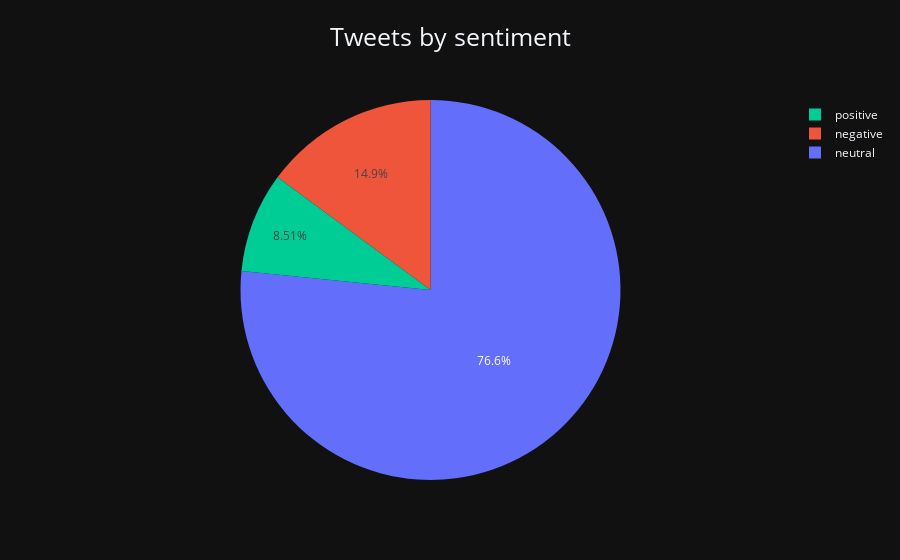

The notebook cell this image was saved under:
### Code cell
sent_pie(twt_df, 'count', 'tweet_finBERT', "Tweets by sentiment").show()

### Figure 1 — Plotly figure (JSON) as saved in the notebook; plotly's stock layout.template omitted (floating-point values rounded to 4 significant figures)
{"data": [{"domain": {"x": [0, 1], "y": [0, 1]}, "hovertemplate": "tweet_finBERT=%{label}<br>count=%{value}<extra></extra>", "labels": ["neutral", "positive", "negative", "neutral", "neutral", "negative", "negative", "positive", "negative", "neutral", "positive", "neutral", "positive", "neutral"], "legendgroup": "", "name": "", "showlegend": true, "type": "pie", "values": [8, 1, 3, 6, 1, 1, 1, 1, 2, 8, 1, 6, 1, 7]}], "layout": {"legend": {"tracegroupgap": 0, "traceorder": "reversed"}, "title": {"font": {"size": 25}, "text": "Tweets by sentiment", "x": 0.5, "xanchor": "center", "y": 0.95, "yanchor": "top"}}}
